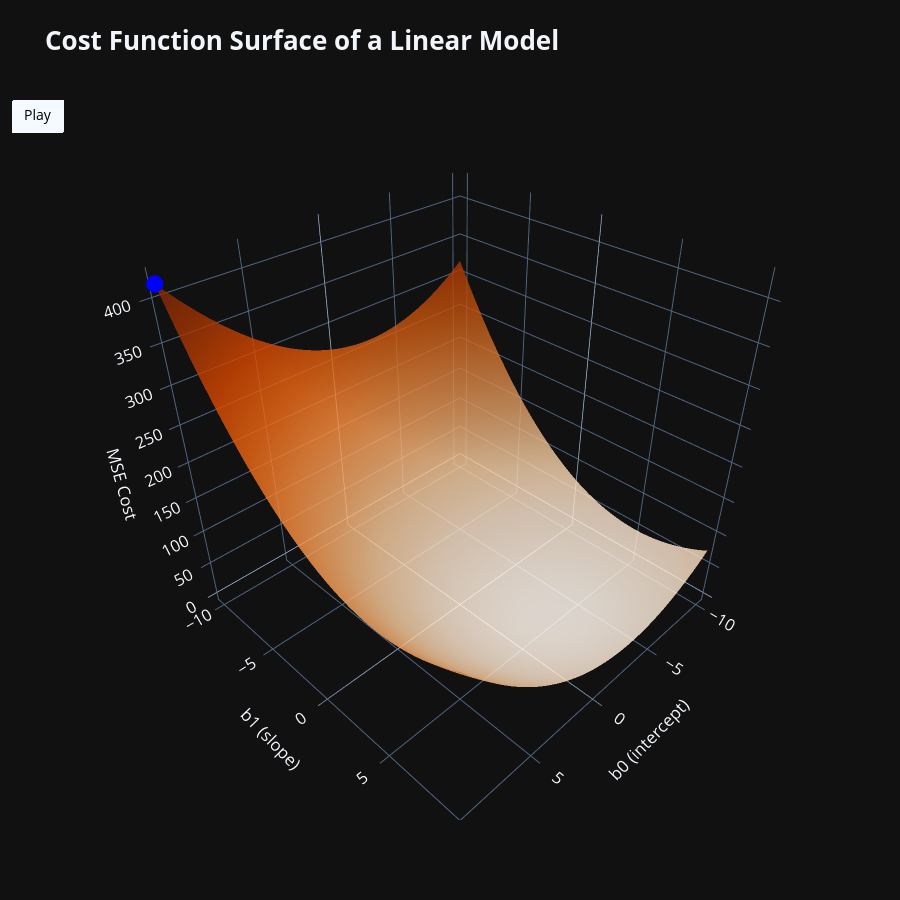

Notebook code cell kept with this figure:
### Code cell
# Cost Function Example

X = np.random.randn(100, 1)
X_b = np.c_[np.ones((100, 1)), X]
y = 5 * X - 3 + np.random.randn(100, 1)

theta = np.array([[10], [-10]])
n = len(X)
trace = []
for i in range(0, 300):
    mse = np.linalg.norm(y - X_b @ theta)**2 / n
    trace.append((i, theta[0], theta[1], mse))
    theta = theta - 0.01 * 2/n * X_b.T.dot(X_b.dot(theta) - y)

b0_vals = np.linspace(-10, 10, 100)
b1_vals = np.linspace(-10, 10, 100)
B0, B1 = np.meshgrid(b0_vals, b1_vals)

Z = np.array([
    np.mean((y - (X * b1 + b0)) ** 2)
    for b0, b1 in zip(B0.ravel(), B1.ravel())
]).reshape(B0.shape)

fig = go.Figure(
    data=[
        go.Surface(
            x=B0,
            y=B1,
            z=Z,
            colorscale='Oranges',
            opacity=0.8,
            showscale=False
        ),
        go.Scatter3d(
            x=[float(trace[0][1].item())],
            y=[float(trace[0][2].item())],
            z=[trace[0][3]],
            mode='markers',
            marker=dict(color='blue', size=10)
        )
    ]
)

fig.update_layout(
    scene=dict(
        xaxis_title='b0 (intercept)',
        yaxis_title='b1 (slope)',
        zaxis_title='MSE Cost',
    ),
    title=dict(text="<b>Cost Function Surface of a Linear Model</b>", font=dict(size=26)),
    height=900, 
    width=900,
    updatemenus=[dict(
        type="buttons",
        bgcolor="white",
        font=dict(color="black", size=14),
        buttons=[dict(
            args=[None, {
                "frame": {"duration": 80, "redraw": True},
                "fromcurrent": True,
                "transition": {"duration": 0}
            }],
            label="Play",
            method="animate"
        )]
    )],
    font=dict(size=14),
    template="plotly_dark",
    showlegend=False
)

fig.update(frames=[go.Frame(
    data=[go.Scatter3d(
        x=[float(trace[i][1].item())],
        y=[float(trace[i][2].item())],
        z=[trace[i][3]],
        name='gradient')],
    traces=[1],
    name=str(i)
    )
    for i in range(0, 300, 2)])

fig.show()

### Figure 1 — Plotly figure (JSON) as saved in the notebook; plotly's stock layout.template omitted (floating-point values rounded to 4 significant figures; data arrays with more than 128 entries replaced by an {"elided": "..."} marker saying what was removed)
{"data": [{"colorscale": [[0, "rgb(255,245,235)"], [0.125, "rgb(254,230,206)"], [0.25, "rgb(253,208,162)"], [0.375, "rgb(253,174,107)"], [0.5, "rgb(253,141,60)"], [0.625, "rgb(241,105,19)"], [0.75, "rgb(217,72,1)"], [0.875, "rgb(166,54,3)"], [1, "rgb(127,39,4)"]], "opacity": 0.8, "showscale": false, "type": "surface", "x": {"elided": "100x100 float values"}, "y": {"elided": "100x100 float values"}, "z": {"elided": "100x100 float values"}}, {"marker": {"color": "blue", "size": 10}, "mode": "markers", "type": "scatter3d", "x": [10], "y": [-10], "z": [418.8]}], "layout": {"font": {"size": 14}, "height": 900, "scene": {"xaxis": {"title": {"text": "b0 (intercept)"}}, "yaxis": {"title": {"text": "b1 (slope)"}}, "zaxis": {"title": {"text": "MSE Cost"}}}, "showlegend": false, "title": {"font": {"size": 26}, "text": "<b>Cost Function Surface of a Linear Model</b>"}, "updatemenus": [{"bgcolor": "white", "buttons": [{"args": [null, {"frame": {"duration": 80, "redraw": true}, "fromcurrent": true, "transition": {"duration": 0}}], "label": "Play", "method": "animate"}], "font": {"color": "black", "size": 14}, "type": "buttons"}], "width": 900}}
